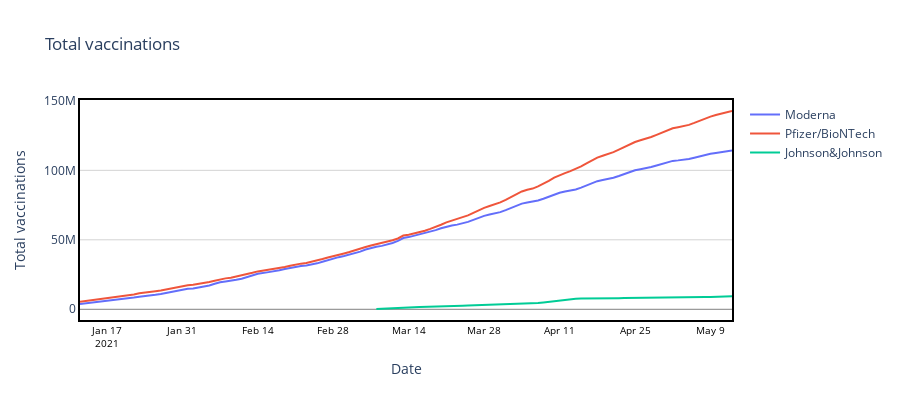

The notebook cell saved with this chart:
### Markdown cell above
# Vaccination Progress in US by different manufacturers

### Code cell
us_vaccine_time = US_m_data[["location", "vaccine", "date", 'total_vaccinations']].dropna()
us_vaccine_time.columns = ["location", "vaccine", "Date", 'Total vaccinations']
vaccines = ['Moderna', 'Pfizer/BioNTech', 'Johnson&Johnson']
def plot_vaccine_time(data_df, feature, title, vaccines):
    data = []
    for vaccine in vaccines:
        df = data_df.loc[data_df.vaccine==vaccine]
        trace = go.Scatter(
            x = df['Date'],y = df[feature],
            name = vaccine,
            mode = "lines",
            marker_line_width = 1,
            marker_size = 8,
            marker_symbol = 'circle',
            text=df['vaccine'])
        data.append(trace)
    layout = dict(title = title,
          xaxis = dict(title = 'Date', showticklabels=True,zeroline=True, zerolinewidth=1, zerolinecolor='grey',
                       showline=True, linewidth=2, linecolor='black', mirror=True,
                       tickfont=dict(size=10,color='black'),), 
          yaxis = dict(title = feature, gridcolor='lightgrey', zeroline=True, zerolinewidth=1, zerolinecolor='grey',
                       showline=True, linewidth=2, linecolor='black', mirror=True, type="linear"),
                       plot_bgcolor = 'rgba(0, 0, 0, 0)', paper_bgcolor = 'rgba(0, 0, 0, 0)',
         hovermode = 'x', 
         height=400
         )
    fig = dict(data=data, layout=layout)
    iplot(fig, filename='US_vaccine')
    
plot_vaccine_time(us_vaccine_time, 'Total vaccinations', 'Total vaccinations', vaccines)

### Figure 1 — Plotly figure (JSON) as saved in the notebook; plotly's stock layout.template omitted (floating-point values rounded to 4 significant figures)
{"data": [{"marker": {"line": {"width": 1}, "size": 8, "symbol": "circle"}, "mode": "lines", "name": "Moderna", "text": ["Moderna", "Moderna", "Moderna", "Moderna", "Moderna", "Moderna", "Moderna", "Moderna", "Moderna", "Moderna", "Moderna", "Moderna", "Moderna", "Moderna", "Moderna", "Moderna", "Moderna", "Moderna", "Moderna", "Moderna", "Moderna", "Moderna", "Moderna", "Moderna", "Moderna", "Moderna", "Moderna", "Moderna", "Moderna", "Moderna", "Moderna", "Moderna", "Moderna", "Moderna", "Moderna", "Moderna", "Moderna", "Moderna", "Moderna", "Moderna", "Moderna", "Moderna", "Moderna", "Moderna", "Moderna", "Moderna", "Moderna", "Moderna", "Moderna", "Moderna", "Moderna", "Moderna", "Moderna", "Moderna", "Moderna", "Moderna", "Moderna", "Moderna", "Moderna", "Moderna", "Moderna", "Moderna", "Moderna", "Moderna", "Moderna", "Moderna", "Moderna", "Moderna", "Moderna", "Moderna", "Moderna", "Moderna", "Moderna", "Moderna", "Moderna", "Moderna", "Moderna", "Moderna", "Moderna", "Moderna", "Moderna", "Moderna", "Moderna", "Moderna", "Moderna", "Moderna", "Moderna", "Moderna", "Moderna", "Moderna", "Moderna", "Moderna", "Moderna", "Moderna", "Moderna", "Moderna", "Moderna", "Moderna", "Moderna", "Moderna", "Moderna", "Moderna", "Moderna", "Moderna", "Moderna", "Moderna", "Moderna", "Moderna", "Moderna", "Moderna", "Moderna", "Moderna", "Moderna", "Moderna", "Moderna", "Moderna", "Moderna"], "type": "scatter", "x": ["2021-01-12", "2021-01-13", "2021-01-15", "2021-01-19", "2021-01-20", "2021-01-21", "2021-01-22", "2021-01-23", "2021-01-24", "2021-01-25", "2021-01-26", "2021-01-27", "2021-01-28", "2021-01-29", "2021-01-30", "2021-01-31", "2021-02-01", "2021-02-02", "2021-02-03", "2021-02-04", "2021-02-05", "2021-02-06", "2021-02-07", "2021-02-08", "2021-02-09", "2021-02-10", "2021-02-11", "2021-02-12", "2021-02-13", "2021-02-14", "2021-02-16", "2021-02-17", "2021-02-18", "2021-02-19", "2021-02-20", "2021-02-21", "2021-02-22", "2021-02-23", "2021-02-24", "2021-02-25", "2021-02-26", "2021-02-27", "2021-02-28", "2021-03-01", "2021-03-02", "2021-03-03", "2021-03-04", "2021-03-05", "2021-03-06", "2021-03-07", "2021-03-08", "2021-03-09", "2021-03-10", "2021-03-11", "2021-03-12", "2021-03-13", "2021-03-14", "2021-03-15", "2021-03-16", "2021-03-17", "2021-03-18", "2021-03-19", "2021-03-20", "2021-03-21", "2021-03-22", "2021-03-23", "2021-03-24", "2021-03-25", "2021-03-26", "2021-03-27", "2021-03-28", "2021-03-29", "2021-03-30", "2021-03-31", "2021-04-01", "2021-04-02", "2021-04-03", "2021-04-04", "2021-04-05", "2021-04-06", "2021-04-07", "2021-04-08", "2021-04-09", "2021-04-10", "2021-04-11", "2021-04-12", "2021-04-13", "2021-04-14", "2021-04-15", "2021-04-16", "2021-04-17", "2021-04-18", "2021-04-19", "2021-04-20", "2021-04-21", "2021-04-22", "2021-04-23", "2021-04-24", "2021-04-25", "2021-04-26", "2021-04-27", "2021-04-28", "2021-04-29", "2021-04-30", "2021-05-01", "2021-05-02", "2021-05-03", "2021-05-04", "2021-05-05", "2021-05-06", "2021-05-07", "2021-05-08", "2021-05-09", "2021-05-10", "2021-05-11", "2021-05-12", "2021-05-13"], "y": [3835859, 4249795, 5122662, 6828561, 7239750, 7724683, 8407909, 9061112, 9689497, 10084432, 10431466, 11001991, 11737592, 12619210, 13499942, 14246089, 14756609, 15006565, 15567188, 16260102, 17133644, 18336515, 19485089, 20066305, 20416765, 21189540, 22038088, 23111715, 24297615, 25505313, 26738383, 27287041, 28043413, 29044336, 29909492, 30747615, 31212925, 31569021, 32194245, 33066503, 34181226, 35422721, 36694414, 37522293, 38319678, 39248180, 40261524, 41507728, 42977312, 44195607, 44936695, 45635740, 46535646, 47733656, 49169578, 51292130, 51951820, 52883263, 53647312, 54643195, 55811286, 56941640, 58294583, 59518840, 60275003, 60913292, 61719260, 62877755, 64313721, 65811340, 67249447, 68177850, 68858013, 69930956, 71338865, 72997571, 74713387, 76038933, 76791212, 77285350, 78315776, 79551820, 80944104, 82622178, 83847244, 84694388, 85435687, 86221076, 87539652, 89199649, 90718986, 92181455, 93002433, 93672874, 94684047, 95913701, 97353734, 98778973, 100031926, 100830533, 101463903, 102356935, 103474188, 104613893, 105947940, 106780082, 107155797, 107477821, 108142826, 109041458, 110124671, 111094349, 111933191, 112529278, 112990115, 113582961, 114354242]}, {"marker": {"line": {"width": 1}, "size": 8, "symbol": "circle"}, "mode": "lines", "name": "Pfizer/BioNTech", "text": ["Pfizer/BioNTech", "Pfizer/BioNTech", "Pfizer/BioNTech", "Pfizer/BioNTech", "Pfizer/BioNTech", "Pfizer/BioNTech", "Pfizer/BioNTech", "Pfizer/BioNTech", "Pfizer/BioNTech", "Pfizer/BioNTech", "Pfizer/BioNTech", "Pfizer/BioNTech", "Pfizer/BioNTech", "Pfizer/BioNTech", "Pfizer/BioNTech", "Pfizer/BioNTech", "Pfizer/BioNTech", "Pfizer/BioNTech", "Pfizer/BioNTech", "Pfizer/BioNTech", "Pfizer/BioNTech", "Pfizer/BioNTech", "Pfizer/BioNTech", "Pfizer/BioNTech", "Pfizer/BioNTech", "Pfizer/BioNTech", "Pfizer/BioNTech", "Pfizer/BioNTech", "Pfizer/BioNTech", "Pfizer/BioNTech", "Pfizer/BioNTech", "Pfizer/BioNTech", "Pfizer/BioNTech", "Pfizer/BioNTech", "Pfizer/BioNTech", "Pfizer/BioNTech", "Pfizer/BioNTech", "Pfizer/BioNTech", "Pfizer/BioNTech", "Pfizer/BioNTech", "Pfizer/BioNTech", "Pfizer/BioNTech", "Pfizer/BioNTech", "Pfizer/BioNTech", "Pfizer/BioNTech", "Pfizer/BioNTech", "Pfizer/BioNTech", "Pfizer/BioNTech", "Pfizer/BioNTech", "Pfizer/BioNTech", "Pfizer/BioNTech", "Pfizer/BioNTech", "Pfizer/BioNTech", "Pfizer/BioNTech", "Pfizer/BioNTech", "Pfizer/BioNTech", "Pfizer/BioNTech", "Pfizer/BioNTech", "Pfizer/BioNTech", "Pfizer/BioNTech", "Pfizer/BioNTech", "Pfizer/BioNTech", "Pfizer/BioNTech", "Pfizer/BioNTech", "Pfizer/BioNTech", "Pfizer/BioNTech", "Pfizer/BioNTech", "Pfizer/BioNTech", "Pfizer/BioNTech", "Pfizer/BioNTech", "Pfizer/BioNTech", "Pfizer/BioNTech", "Pfizer/BioNTech", "Pfizer/BioNTech", "Pfizer/BioNTech", "Pfizer/BioNTech", "Pfizer/BioNTech", "Pfizer/BioNTech", "Pfizer/BioNTech", "Pfizer/BioNTech", "Pfizer/BioNTech", "Pfizer/BioNTech", "Pfizer/BioNTech", "Pfizer/BioNTech", "Pfizer/BioNTech", "Pfizer/BioNTech", "Pfizer/BioNTech", "Pfizer/BioNTech", "Pfizer/BioNTech", "Pfizer/BioNTech", "Pfizer/BioNTech", "Pfizer/BioNTech", "Pfizer/BioNTech", "Pfizer/BioNTech", "Pfizer/BioNTech", "Pfizer/BioNTech", "Pfizer/BioNTech", "Pfizer/BioNTech", "Pfizer/BioNTech", "Pfizer/BioNTech", "Pfizer/BioNTech", "Pfizer/BioNTech", "Pfizer/BioNTech", "Pfizer/BioNTech", "Pfizer/BioNTech", "Pfizer/BioNTech", "Pfizer/BioNTech", "Pfizer/BioNTech", "Pfizer/BioNTech", "Pfizer/BioNTech", "Pfizer/BioNTech", "Pfizer/BioNTech", "Pfizer/BioNTech", "Pfizer/BioNTech", "Pfizer/BioNTech", "Pfizer/BioNTech", "Pfizer/BioNTech"], "type": "scatter", "x": ["2021-01-12", "2021-01-13", "2021-01-15", "2021-01-19", "2021-01-20", "2021-01-21", "2021-01-22", "2021-01-23", "2021-01-24", "2021-01-25", "2021-01-26", "2021-01-27", "2021-01-28", "2021-01-29", "2021-01-30", "2021-01-31", "2021-02-01", "2021-02-02", "2021-02-03", "2021-02-04", "2021-02-05", "2021-02-06", "2021-02-07", "2021-02-08", "2021-02-09", "2021-02-10", "2021-02-11", "2021-02-12", "2021-02-13", "2021-02-14", "2021-02-16", "2021-02-17", "2021-02-18", "2021-02-19", "2021-02-20", "2021-02-21", "2021-02-22", "2021-02-23", "2021-02-24", "2021-02-25", "2021-02-26", "2021-02-27", "2021-02-28", "2021-03-01", "2021-03-02", "2021-03-03", "2021-03-04", "2021-03-05", "2021-03-06", "2021-03-07", "2021-03-08", "2021-03-09", "2021-03-10", "2021-03-11", "2021-03-12", "2021-03-13", "2021-03-14", "2021-03-15", "2021-03-16", "2021-03-17", "2021-03-18", "2021-03-19", "2021-03-20", "2021-03-21", "2021-03-22", "2021-03-23", "2021-03-24", "2021-03-25", "2021-03-26", "2021-03-27", "2021-03-28", "2021-03-29", "2021-03-30", "2021-03-31", "2021-04-01", "2021-04-02", "2021-04-03", "2021-04-04", "2021-04-05", "2021-04-06", "2021-04-07", "2021-04-08", "2021-04-09", "2021-04-10", "2021-04-11", "2021-04-12", "2021-04-13", "2021-04-14", "2021-04-15", "2021-04-16", "2021-04-17", "2021-04-18", "2021-04-19", "2021-04-20", "2021-04-21", "2021-04-22", "2021-04-23", "2021-04-24", "2021-04-25", "2021-04-26", "2021-04-27", "2021-04-28", "2021-04-29", "2021-04-30", "2021-05-01", "2021-05-02", "2021-05-03", "2021-05-04", "2021-05-05", "2021-05-06", "2021-05-07", "2021-05-08", "2021-05-09", "2021-05-10", "2021-05-11", "2021-05-12", "2021-05-13"], "y": [5488697, 6025872, 7153268, 8874811, 9281063, 9817027, 10695066, 11471457, 12153536, 12551999, 13009981, 13550835, 14355980, 15164858, 15977015, 16775916, 17364398, 17672866, 18209204, 18841309, 19582865, 20598212, 21622193, 22247484, 22685406, 23475749, 24246868, 25192628, 26237417, 27271797, 28374410, 28886690, 29585627, 30431247, 31270062, 32232422, 32853883, 33352170, 34159027, 35095003, 36159403, 37269195, 38426567, 39262524, 40196532, 41175807, 42193285, 43373717, 44774584, 45932122, 46824290, 47628226, 48605159, 49708920, 50960400, 53096054, 53708091, 54643581, 55393141, 56499018, 57876875, 59214724, 60849627, 62529418, 63693721, 64679659, 65995871, 67555076, 69368232, 71246219, 72981111, 74338025, 75386890, 76891912, 78717917, 80845236, 82986550, 84810406, 86041963, 86855993, 88463874, 90256586, 92355733, 94715143, 96586783, 97978125, 99453295, 100891617, 102877491, 105070417, 107083884, 109122092, 110461905, 111585824, 113104771, 114844028, 116754631, 118628496, 120373717, 121674501, 122669679, 123980028, 125540172, 127133399, 129013657, 130252779, 131030537, 131657484, 132721153, 134116885, 135725061, 137216849, 138657097, 139838655, 140760689, 141636737, 142692755]}, {"marker": {"line": {"width": 1}, "size": 8, "symbol": "circle"}, "mode": "lines", "name": "Johnson&Johnson", "text": ["Johnson&Johnson", "Johnson&Johnson", "Johnson&Johnson", "Johnson&Johnson", "Johnson&Johnson", "Johnson&Johnson", "Johnson&Johnson", "Johnson&Johnson", "Johnson&Johnson", "Johnson&Johnson", "Johnson&Johnson", "Johnson&Johnson", "Johnson&Johnson", "Johnson&Johnson", "Johnson&Johnson", "Johnson&Johnson", "Johnson&Johnson", "Johnson&Johnson", "Johnson&Johnson", "Johnson&Johnson", "Johnson&Johnson", "Johnson&Johnson", "Johnson&Johnson", "Johnson&Johnson", "Johnson&Johnson", "Johnson&Johnson", "Johnson&Johnson", "Johnson&Johnson", "Johnson&Johnson", "Johnson&Johnson", "Johnson&Johnson", "Johnson&Johnson", "Johnson&Johnson", "Johnson&Johnson", "Johnson&Johnson", "Johnson&Johnson", "Johnson&Johnson", "Johnson&Johnson", "Johnson&Johnson", "Johnson&Johnson", "Johnson&Johnson", "Johnson&Johnson", "Johnson&Johnson", "Johnson&Johnson", "Johnson&Johnson", "Johnson&Johnson", "Johnson&Johnson", "Johnson&Johnson", "Johnson&Johnson", "Johnson&Johnson", "Johnson&Johnson", "Johnson&Johnson", "Johnson&Johnson", "Johnson&Johnson", "Johnson&Johnson", "Johnson&Johnson", "Johnson&Johnson", "Johnson&Johnson", "Johnson&Johnson", "Johnson&Johnson", "Johnson&Johnson", "Johnson&Johnson", "Johnson&Johnson", "Johnson&Johnson", "Johnson&Johnson", "Johnson&Johnson", "Johnson&Johnson"], "type": "scatter", "x": ["2021-03-08", "2021-03-09", "2021-03-10", "2021-03-11", "2021-03-12", "2021-03-13", "2021-03-14", "2021-03-15", "2021-03-16", "2021-03-17", "2021-03-18", "2021-03-19", "2021-03-20", "2021-03-21", "2021-03-22", "2021-03-23", "2021-03-24", "2021-03-25", "2021-03-26", "2021-03-27", "2021-03-28", "2021-03-29", "2021-03-30", "2021-03-31", "2021-04-01", "2021-04-02", "2021-04-03", "2021-04-04", "2021-04-05", "2021-04-06", "2021-04-07", "2021-04-08", "2021-04-09", "2021-04-10", "2021-04-11", "2021-04-12", "2021-04-13", "2021-04-14", "2021-04-15", "2021-04-16", "2021-04-17", "2021-04-18", "2021-04-19", "2021-04-20", "2021-04-21", "2021-04-22", "2021-04-23", "2021-04-24", "2021-04-25", "2021-04-26", "2021-04-27", "2021-04-28", "2021-04-29", "2021-04-30", "2021-05-01", "2021-05-02", "2021-05-03", "2021-05-04", "2021-05-05", "2021-05-06", "2021-05-07", "2021-05-08", "2021-05-09", "2021-05-10", "2021-05-11", "2021-05-12", "2021-05-13"], "y": [208590, 308181, 458911, 638469, 873726, 1189207, 1273958, 1428465, 1569675, 1766131, 1911052, 2025349, 2163681, 2298614, 2406337, 2489153, 2622182, 2734367, 2863246, 2982453, 3090712, 3155418, 3215657, 3307113, 3429880, 3617377, 3840647, 4054089, 4204015, 4299901, 4544552, 4917225, 5382365, 5972101, 6453740, 6859877, 7233726, 7517671, 7736781, 7848027, 7902746, 7935549, 7949021, 7961251, 7993255, 8018365, 8040727, 8058239, 8079863, 8087269, 8097650, 8124392, 8166410, 8231139, 8318546, 8374395, 8409505, 8449067, 8516437, 8627243, 8739657, 8844369, 8933802, 9038423, 9188411, 9266062, 9352742]}], "layout": {"height": 400, "hovermode": "x", "paper_bgcolor": "rgba(0, 0, 0, 0)", "plot_bgcolor": "rgba(0, 0, 0, 0)", "title": {"text": "Total vaccinations"}, "xaxis": {"linecolor": "black", "linewidth": 2, "mirror": true, "showline": true, "showticklabels": true, "tickfont": {"color": "black", "size": 10}, "title": {"text": "Date"}, "zeroline": true, "zerolinecolor": "grey", "zerolinewidth": 1}, "yaxis": {"gridcolor": "lightgrey", "linecolor": "black", "linewidth": 2, "mirror": true, "showline": true, "title": {"text": "Total vaccinations"}, "type": "linear", "zeroline": true, "zerolinecolor": "grey", "zerolinewidth": 1}}}
